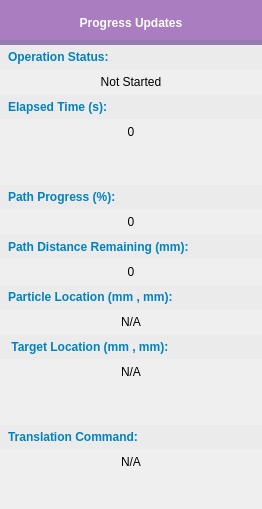
         <widget class="QWidget" name="tab_ProgressUpdates">
          <attribute name="title">
           <string>Progress Updates</string>
          </attribute>
          <layout class="QVBoxLayout" name="verticalLayout_2">
           <property name="spacing">
            <number>0</number>
           </property>
           <property name="leftMargin">
            <number>0</number>
           </property>
           <property name="topMargin">
            <number>0</number>
           </property>
           <property name="rightMargin">
            <number>0</number>
           </property>
           <property name="bottomMargin">
            <number>0</number>
           </property>
           <item>
            <widget class="QLabel" name="label_SetupTitle_4">
             <property name="sizePolicy">
              <sizepolicy hsizetype="Expanding" vsizetype="Fixed">
               <horstretch>0</horstretch>
               <verstretch>0</verstretch>
              </sizepolicy>
             </property>
             <property name="minimumSize">
              <size>
               <width>0</width>
               <height>45</height>
              </size>
             </property>
             <property name="styleSheet">
              <string notr="true">QLabel{
color: rgb(255,255,255);
font: 18pt &quot;Segoe UI&quot;;
font-weight: 500;
background-color: rgb(170, 124, 192);
border-bottom: 5px solid;
border-color: rgb(148, 124, 176);
}</string>
             </property>
             <property name="text">
              <string>Progress Updates</string>
             </property>
             <property name="alignment">
              <set>Qt::AlignCenter</set>
             </property>
            </widget>
           </item>
           <item>
            <widget class="QGroupBox" name="groupBox_ProgressUpdates">
             <property name="sizePolicy">
              <sizepolicy hsizetype="Expanding" vsizetype="Expanding">
               <horstretch>0</horstretch>
               <verstretch>0</verstretch>
              </sizepolicy>
             </property>
             <property name="minimumSize">
              <size>
               <width>262</width>
               <height>0</height>
              </size>
             </property>
             <property name="layoutDirection">
              <enum>Qt::LeftToRight</enum>
             </property>
             <property name="styleSheet">
              <string notr="true">QGroupBox {
color: rgb(31,58,147);
font: 14pt &quot;Segoe UI&quot;;
font-weight: bold;
border: 0px;
}

QGroupBox::title {
top:10px;
subcontrol-position: center top;
background-color: transparent;
}</string>
             </property>
             <property name="title">
              <string/>
             </property>
             <property name="alignment">
              <set>Qt::AlignHCenter|Qt::AlignTop</set>
             </property>
             <property name="flat">
              <bool>true</bool>
             </property>
             <layout class="QGridLayout" name="gridLayout_6">
              <property name="leftMargin">
               <number>0</number>
              </property>
              <property name="topMargin">
               <number>0</number>
              </property>
              <property name="rightMargin">
               <number>0</number>
              </property>
              <property name="bottomMargin">
               <number>0</number>
              </property>
              <item row="13" column="0" colspan="2">
               <widget class="QLabel" name="label_ParticleLocation_Title">
                <property name="styleSheet">
                 <string notr="true">QLabel {
background-color: rgb(235, 235, 235);
color: rgb(0, 130, 191);
font: 12pt &quot;Segoe UI&quot;;
font-weight: 500;
padding: 5px;
}</string>
                </property>
                <property name="text">
                 <string>Particle Location (mm , mm):</string>
                </property>
               </widget>
              </item>
              <item row="10" column="0" colspan="2">
               <widget class="QLabel" name="label_PathDistanceRemaining_Title">
                <property name="styleSheet">
                 <string notr="true">QLabel {
background-color: rgb(235, 235, 235);
color: rgb(0, 130, 191);
font: 12pt &quot;Segoe UI&quot;;
font-weight: 500;
padding: 5px;
}</string>
                </property>
                <property name="text">
                 <string>Path Distance Remaining (mm):</string>
                </property>
               </widget>
              </item>
              <item row="16" column="0" colspan="2">
               <widget class="QLabel" name="label_TargetLocation">
                <property name="styleSheet">
                 <string notr="true">QLabel {
background-color: rgba(228, 241, 254, 0);
font: 12pt &quot;Segoe UI&quot;;;
}</string>
                </property>
                <property name="text">
                 <string>N/A</string>
                </property>
                <property name="alignment">
                 <set>Qt::AlignCenter</set>
                </property>
               </widget>
              </item>
              <item row="15" column="0" colspan="2">
               <widget class="QLabel" name="label_TargetLocation_Title">
                <property name="styleSheet">
                 <string notr="true">QLabel {
background-color: rgb(235, 235, 235);
color: rgb(0, 130, 191);
font: 12pt &quot;Segoe UI&quot;;
font-weight: 500;
padding: 5px;
}</string>
                </property>
                <property name="text">
                 <string> Target Location (mm , mm):</string>
                </property>
               </widget>
              </item>
              <item row="21" column="0">
               <spacer name="verticalSpacer_6">
                <property name="orientation">
                 <enum>Qt::Vertical</enum>
                </property>
                <property name="sizeHint" stdset="0">
                 <size>
                  <width>20</width>
                  <height>40</height>
                 </size>
                </property>
               </spacer>
              </item>
              <item row="1" column="0" colspan="2">
               <widget class="QLabel" name="label_OperationStatus_Title">
                <property name="styleSheet">
                 <string notr="true">QLabel {
background-color: rgb(235, 235, 235);
color: rgb(0, 130, 191);
font: 12pt &quot;Segoe UI&quot;;
font-weight: 500;
padding: 5px;
}</string>
                </property>
                <property name="text">
                 <string>Operation Status:</string>
                </property>
                <property name="alignment">
                 <set>Qt::AlignLeading|Qt::AlignLeft|Qt::AlignVCenter</set>
                </property>
               </widget>
              </item>
              <item row="4" column="0" colspan="2">
               <widget class="QLabel" name="label_ElapsedTime">
                <property name="styleSheet">
                 <string notr="true">QLabel {
background-color: rgba(228, 241, 254, 0);
font: 12pt &quot;Segoe UI&quot;;;
}</string>
                </property>
                <property name="text">
                 <string>0</string>
                </property>
                <property name="alignment">
                 <set>Qt::AlignCenter</set>
                </property>
               </widget>
              </item>
              <item row="9" column="0" colspan="2">
               <widget class="QLabel" name="label_PathProgress">
                <property name="styleSheet">
                 <string notr="true">QLabel {
background-color: rgba(228, 241, 254, 0);
font: 12pt &quot;Segoe UI&quot;;;
}</string>
                </property>
                <property name="text">
                 <string>0</string>
                </property>
                <property name="alignment">
                 <set>Qt::AlignCenter</set>
                </property>
               </widget>
              </item>
              <item row="14" column="0" colspan="2">
               <widget class="QLabel" name="label_ParticleLocation">
                <property name="styleSheet">
                 <string notr="true">QLabel {
background-color: rgba(228, 241, 254, 0);
font: 12pt &quot;Segoe UI&quot;;;
}</string>
                </property>
                <property name="text">
                 <string>N/A</string>
                </property>
                <property name="alignment">
                 <set>Qt::AlignCenter</set>
                </property>
               </widget>
              </item>
              <item row="7" column="0">
               <spacer name="verticalSpacer_7">
                <property name="orientation">
                 <enum>Qt::Vertical</enum>
                </property>
                <property name="sizeType">
                 <enum>QSizePolicy::Fixed</enum>
                </property>
                <property name="sizeHint" stdset="0">
                 <size>
                  <width>20</width>
                  <height>40</height>
                 </size>
                </property>
               </spacer>
              </item>
              <item row="2" column="0" colspan="2">
               <widget class="QLabel" name="label_OperationStatus">
                <property name="styleSheet">
                 <string notr="true">QLabel {
background-color: rgba(228, 241, 254, 0);
font: 12pt &quot;Segoe UI&quot;;;
}</string>
                </property>
                <property name="text">
                 <string>Not Started</string>
                </property>
                <property name="alignment">
                 <set>Qt::AlignCenter</set>
                </property>
               </widget>
              </item>
              <item row="8" column="0" colspan="2">
               <widget class="QLabel" name="label_PathProgress_Title">
                <property name="styleSheet">
                 <string notr="true">QLabel {
background-color: rgb(235, 235, 235);
color: rgb(0, 130, 191);
font: 12pt &quot;Segoe UI&quot;;
font-weight: 500;
padding: 5px;
}</string>
                </property>
                <property name="text">
                 <string>Path Progress (%):</string>
                </property>
               </widget>
              </item>
              <item row="17" column="0">
               <spacer name="verticalSpacer_8">
                <property name="orientation">
                 <enum>Qt::Vertical</enum>
                </property>
                <property name="sizeType">
                 <enum>QSizePolicy::Fixed</enum>
                </property>
                <property name="sizeHint" stdset="0">
                 <size>
                  <width>20</width>
                  <height>40</height>
                 </size>
                </property>
               </spacer>
              </item>
              <item row="11" column="0" colspan="2">
               <widget class="QLabel" name="label_PathDistanceRemaining">
                <property name="styleSheet">
                 <string notr="true">QLabel {
background-color: rgba(228, 241, 254, 0);
font: 12pt &quot;Segoe UI&quot;;;
}</string>
                </property>
                <property name="text">
                 <string>0</string>
                </property>
                <property name="alignment">
                 <set>Qt::AlignCenter</set>
                </property>
               </widget>
              </item>
              <item row="20" column="0" colspan="2">
               <widget class="QLabel" name="label_TranslationCommand">
                <property name="styleSheet">
                 <string notr="true">QLabel {
background-color: rgba(228, 241, 254, 0);
font: 12pt &quot;Segoe UI&quot;;;
}</string>
                </property>
                <property name="text">
                 <string>N/A</string>
                </property>
                <property name="alignment">
                 <set>Qt::AlignCenter</set>
                </property>
               </widget>
              </item>
              <item row="3" column="0" colspan="2">
               <widget class="QLabel" name="label_ElapsedTime_Title">
                <property name="styleSheet">
                 <string notr="true">QLabel {
background-color: rgb(235, 235, 235);
color: rgb(0, 130, 191);
font: 12pt &quot;Segoe UI&quot;;
font-weight: 500;
padding: 5px;
}</string>
                </property>
                <property name="text">
                 <string>Elapsed Time (s):</string>
                </property>
                <property name="alignment">
                 <set>Qt::AlignLeading|Qt::AlignLeft|Qt::AlignVCenter</set>
                </property>
               </widget>
              </item>
              <item row="19" column="0" colspan="2">
               <widget class="QLabel" name="label_TranslationCommand_Title">
                <property name="styleSheet">
                 <string notr="true">QLabel {
background-color: rgb(235, 235, 235);
color: rgb(0, 130, 191);
font: 12pt &quot;Segoe UI&quot;;
font-weight: 500;
padding: 5px;
}</string>
                </property>
                <property name="text">
                 <string>Translation Command:</string>
                </property>
                <property name="alignment">
                 <set>Qt::AlignLeading|Qt::AlignLeft|Qt::AlignVCenter</set>
                </property>
               </widget>
              </item>
             </layout>
            </widget>
           </item>
          </layout>
         </widget>
